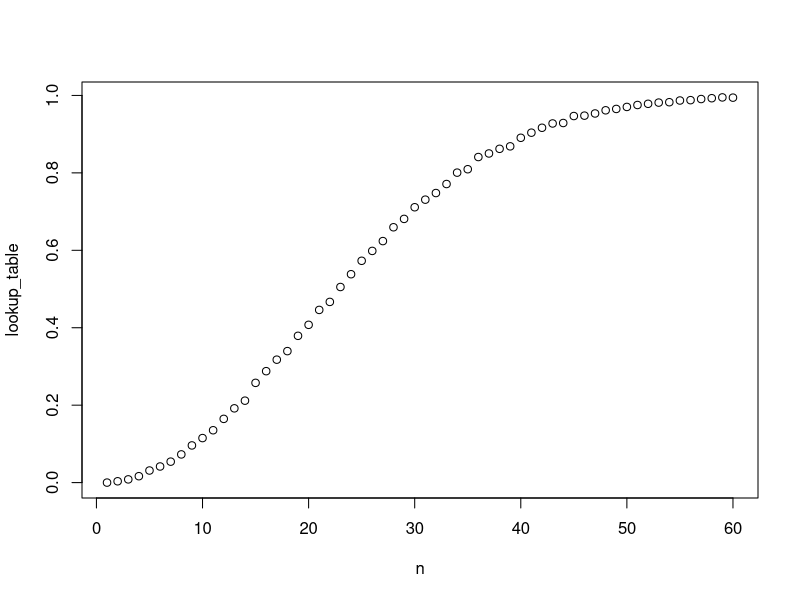
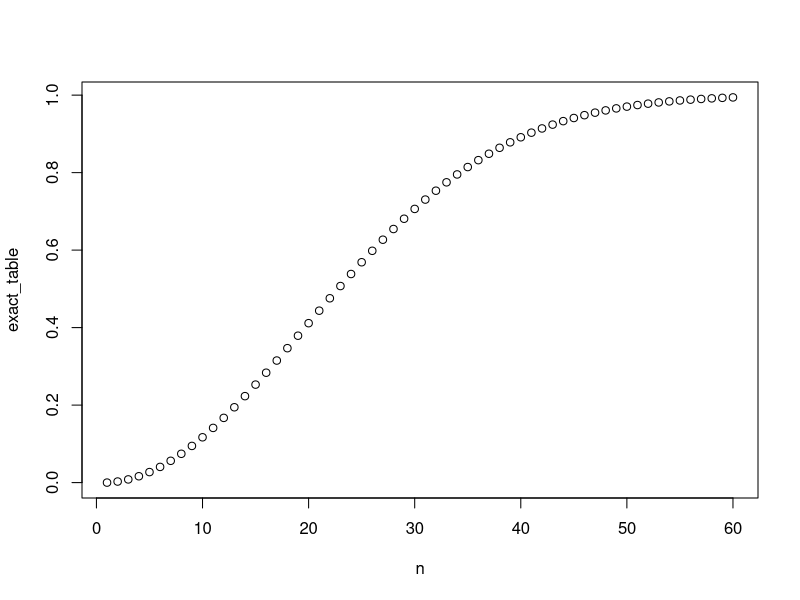
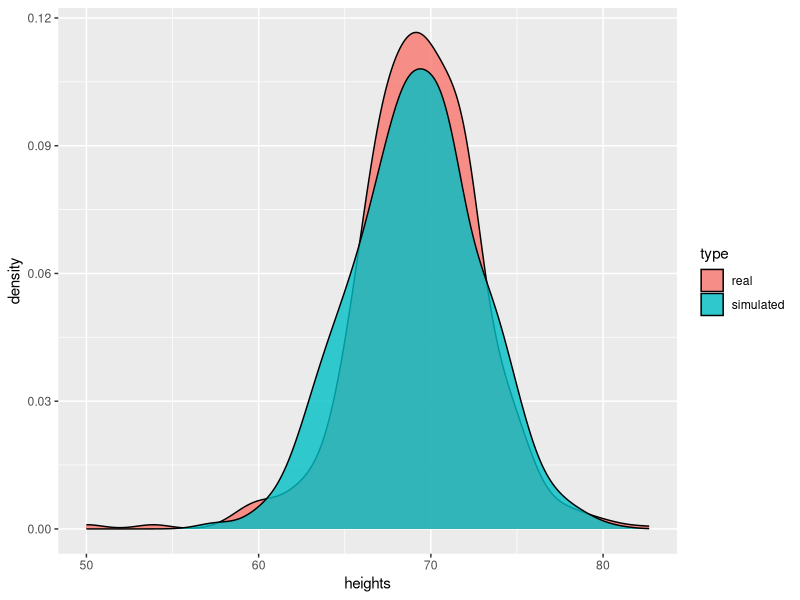

R code for these plots, in order:
## ---- chunk 1
knitr::opts_chunk$set(echo = TRUE)
## ---- chunk 2
B <- 10000
urn <- rep(c("blue", "red"), times=c(2,3))
tab <- table(replicate(B, sample(urn, 1)))/B

tab2 <- table(sample(urn, B, replace=TRUE))/B
## ---- chunk 3
suits <- c("diamonds", "hearts", "spades", "clubs")
values <- c("ace", "two", "three", "four", "five", "six", "seven", "eight", "nine", "ten", "jack", "queen", "king")
deck <- expand.grid(suit=suits, value=values)
deck <- paste(deck$value, deck$suit)
## ---- chunk 4
library(gtools)
hands <- permutations(52, 2, v=deck)
kings <- paste("king", suits)
first_card <- hands[,1]
second_card <- hands[,2]
sum(first_card %in% kings & second_card %in% kings) / sum(first_card %in% kings)

aces <- paste("ace", suits)
facecard <- c("king", "jack", "queen", "ten")
facecard <- expand.grid(value=facecard, suit=suits)
facecard <- paste(facecard$value, facecard$suit)
hands <- combinations(52, 2, v=deck)
mean(hands[,1] %in% aces & hands[,2] %in% facecard)
# monte carlo sim.
B <- 10000
results <- replicate(B, {
  hand <- sample(deck, 2)
  ((hand[1] %in% aces & hand[2] %in% facecard) | (hand[1] %in% facecard & hand[2] %in% aces))
})
mean(results)
## ---- chunk 5
compute_prob <- function(n, B=10000) {
  mean(replicate(B, {
  bdays = sample(1:365, n, replace=TRUE)
  any(duplicated(bdays))
  }))
}

exact_prob <- function(n) {
  factors <- seq(365, 365-n+1)/365
  1 - prod(factors)
}

n <- 1:60
lookup_table <- sapply(n, compute_prob)
exact_table <- sapply(n, exact_prob)
lookup_table[40]
exact_table[40]
plot(n, lookup_table)
plot(n, exact_table)
## ---- chunk 6
library(dplyr)
library(dslabs)
library(ggplot2)
data(heights)
x <- heights %>% filter(sex=="Male") %>% .$height
n <- length(x)
avg <- mean(x)
s <- sd(x)
simulated_heights <- rnorm(n, avg, s)

all_heights <- c(x, simulated_heights)
group <- c(rep("real", n), rep("simulated", n))

data.frame(heights=all_heights, type=group) %>%
  ggplot(aes(heights, fill=type)) +
  geom_density(alpha=0.8, bw=1, position="identity")
